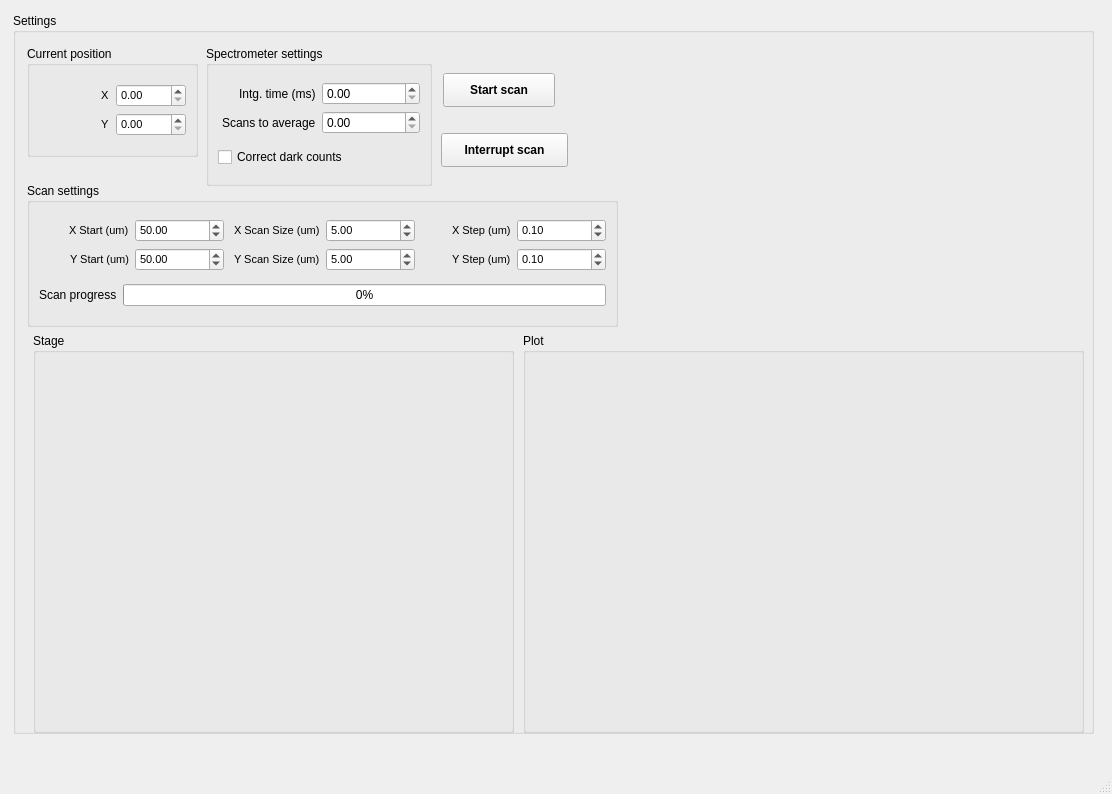
<?xml version="1.0" encoding="UTF-8"?>
<ui version="4.0">
 <class>MainWindow</class>
 <widget class="QMainWindow" name="MainWindow">
  <property name="geometry">
   <rect>
    <x>0</x>
    <y>0</y>
    <width>1112</width>
    <height>794</height>
   </rect>
  </property>
  <property name="sizePolicy">
   <sizepolicy hsizetype="MinimumExpanding" vsizetype="Ignored">
    <horstretch>0</horstretch>
    <verstretch>0</verstretch>
   </sizepolicy>
  </property>
  <property name="minimumSize">
   <size>
    <width>100</width>
    <height>100</height>
   </size>
  </property>
  <property name="windowTitle">
   <string>MainWindow</string>
  </property>
  <widget class="QWidget" name="centralwidget">
   <widget class="QGroupBox" name="groupBox">
    <property name="geometry">
     <rect>
      <x>13</x>
      <y>13</y>
      <width>1081</width>
      <height>721</height>
     </rect>
    </property>
    <property name="title">
     <string>Settings</string>
    </property>
    <property name="flat">
     <bool>true</bool>
    </property>
    <widget class="QGroupBox" name="groupBox_4">
     <property name="geometry">
      <rect>
       <x>14</x>
       <y>33</y>
       <width>171</width>
       <height>111</height>
      </rect>
     </property>
     <property name="title">
      <string>Current position</string>
     </property>
     <layout class="QGridLayout" name="gridLayout_7">
      <item row="0" column="0">
       <layout class="QGridLayout" name="gridLayout_5">
        <item row="0" column="1">
         <widget class="QDoubleSpinBox" name="x_pos_doubleSpinBox">
          <property name="font">
           <font>
            <pointsize>8</pointsize>
           </font>
          </property>
         </widget>
        </item>
        <item row="1" column="1">
         <widget class="QDoubleSpinBox" name="y_pos_doubleSpinBox">
          <property name="font">
           <font>
            <pointsize>8</pointsize>
           </font>
          </property>
         </widget>
        </item>
        <item row="0" column="0" alignment="Qt::AlignRight">
         <widget class="QLabel" name="label">
          <property name="font">
           <font>
            <pointsize>8</pointsize>
           </font>
          </property>
          <property name="text">
           <string>X</string>
          </property>
         </widget>
        </item>
        <item row="1" column="0" alignment="Qt::AlignRight">
         <widget class="QLabel" name="label_2">
          <property name="font">
           <font>
            <pointsize>8</pointsize>
           </font>
          </property>
          <property name="text">
           <string>Y</string>
          </property>
         </widget>
        </item>
       </layout>
      </item>
     </layout>
    </widget>
    <widget class="QGroupBox" name="groupBox_5">
     <property name="geometry">
      <rect>
       <x>193</x>
       <y>33</y>
       <width>226</width>
       <height>140</height>
      </rect>
     </property>
     <property name="title">
      <string>Spectrometer settings</string>
     </property>
     <layout class="QGridLayout" name="gridLayout_8">
      <item row="0" column="0">
       <layout class="QGridLayout" name="gridLayout_9">
        <item row="1" column="1">
         <widget class="QDoubleSpinBox" name="scans_to_avg_spinBox"/>
        </item>
        <item row="0" column="1">
         <widget class="QDoubleSpinBox" name="intg_time_doubleSpinBox"/>
        </item>
        <item row="0" column="0" alignment="Qt::AlignRight">
         <widget class="QLabel" name="label_31">
          <property name="text">
           <string>Intg. time (ms)</string>
          </property>
         </widget>
        </item>
        <item row="1" column="0" alignment="Qt::AlignRight">
         <widget class="QLabel" name="label_30">
          <property name="text">
           <string>Scans to average</string>
          </property>
         </widget>
        </item>
       </layout>
      </item>
      <item row="1" column="0">
       <widget class="QCheckBox" name="correct_dark_counts_checkBox">
        <property name="text">
         <string>Correct dark counts</string>
        </property>
       </widget>
      </item>
     </layout>
    </widget>
    <widget class="QGroupBox" name="groupBox_6">
     <property name="geometry">
      <rect>
       <x>14</x>
       <y>170</y>
       <width>591</width>
       <height>144</height>
      </rect>
     </property>
     <property name="title">
      <string>Scan settings</string>
     </property>
     <layout class="QGridLayout" name="gridLayout_6">
      <item row="0" column="0" colspan="2">
       <layout class="QGridLayout" name="gridLayout_3">
        <item row="0" column="1">
         <widget class="QDoubleSpinBox" name="x_start_doubleSpinBox">
          <property name="font">
           <font>
            <pointsize>8</pointsize>
           </font>
          </property>
          <property name="maximum">
           <double>100.000000000000000</double>
          </property>
          <property name="value">
           <double>50.000000000000000</double>
          </property>
         </widget>
        </item>
        <item row="1" column="1">
         <widget class="QDoubleSpinBox" name="y_start_doubleSpinBox">
          <property name="font">
           <font>
            <pointsize>8</pointsize>
           </font>
          </property>
          <property name="maximum">
           <double>100.000000000000000</double>
          </property>
          <property name="value">
           <double>50.000000000000000</double>
          </property>
         </widget>
        </item>
        <item row="1" column="0" alignment="Qt::AlignRight">
         <widget class="QLabel" name="label_8">
          <property name="font">
           <font>
            <pointsize>8</pointsize>
           </font>
          </property>
          <property name="text">
           <string>Y Start (um)</string>
          </property>
         </widget>
        </item>
        <item row="1" column="2" alignment="Qt::AlignRight">
         <widget class="QLabel" name="label_4">
          <property name="font">
           <font>
            <pointsize>8</pointsize>
           </font>
          </property>
          <property name="text">
           <string>Y Scan Size (um)</string>
          </property>
         </widget>
        </item>
        <item row="1" column="4" alignment="Qt::AlignRight">
         <widget class="QLabel" name="label_7">
          <property name="font">
           <font>
            <pointsize>8</pointsize>
           </font>
          </property>
          <property name="text">
           <string>Y Step (um)</string>
          </property>
         </widget>
        </item>
        <item row="1" column="5">
         <widget class="QDoubleSpinBox" name="y_step_doubleSpinBox">
          <property name="font">
           <font>
            <pointsize>8</pointsize>
           </font>
          </property>
          <property name="value">
           <double>0.100000000000000</double>
          </property>
         </widget>
        </item>
        <item row="0" column="4" alignment="Qt::AlignRight">
         <widget class="QLabel" name="label_6">
          <property name="font">
           <font>
            <pointsize>8</pointsize>
           </font>
          </property>
          <property name="text">
           <string>X Step (um)</string>
          </property>
         </widget>
        </item>
        <item row="0" column="2" alignment="Qt::AlignRight">
         <widget class="QLabel" name="label_5">
          <property name="font">
           <font>
            <pointsize>8</pointsize>
           </font>
          </property>
          <property name="text">
           <string>X Scan Size (um)</string>
          </property>
         </widget>
        </item>
        <item row="0" column="0" alignment="Qt::AlignRight">
         <widget class="QLabel" name="label_9">
          <property name="font">
           <font>
            <pointsize>8</pointsize>
           </font>
          </property>
          <property name="text">
           <string>X Start (um)</string>
          </property>
         </widget>
        </item>
        <item row="0" column="3">
         <widget class="QDoubleSpinBox" name="x_size_doubleSpinBox">
          <property name="font">
           <font>
            <pointsize>8</pointsize>
           </font>
          </property>
          <property name="value">
           <double>5.000000000000000</double>
          </property>
         </widget>
        </item>
        <item row="1" column="3">
         <widget class="QDoubleSpinBox" name="y_size_doubleSpinBox">
          <property name="font">
           <font>
            <pointsize>8</pointsize>
           </font>
          </property>
          <property name="value">
           <double>5.000000000000000</double>
          </property>
         </widget>
        </item>
        <item row="0" column="5">
         <widget class="QDoubleSpinBox" name="x_step_doubleSpinBox">
          <property name="font">
           <font>
            <pointsize>8</pointsize>
           </font>
          </property>
          <property name="singleStep">
           <double>1.000000000000000</double>
          </property>
          <property name="value">
           <double>0.100000000000000</double>
          </property>
         </widget>
        </item>
       </layout>
      </item>
      <item row="1" column="0">
       <widget class="QLabel" name="label_3">
        <property name="text">
         <string>Scan progress</string>
        </property>
       </widget>
      </item>
      <item row="1" column="1">
       <widget class="QProgressBar" name="progressBar">
        <property name="value">
         <number>0</number>
        </property>
       </widget>
      </item>
     </layout>
    </widget>
    <widget class="QPushButton" name="start_scan_pushButton">
     <property name="geometry">
      <rect>
       <x>430</x>
       <y>60</y>
       <width>112</width>
       <height>34</height>
      </rect>
     </property>
     <property name="font">
      <font>
       <weight>75</weight>
       <bold>true</bold>
      </font>
     </property>
     <property name="text">
      <string>Start scan</string>
     </property>
    </widget>
    <widget class="QPushButton" name="interrupt_scan_pushButton">
     <property name="geometry">
      <rect>
       <x>428</x>
       <y>120</y>
       <width>127</width>
       <height>34</height>
      </rect>
     </property>
     <property name="font">
      <font>
       <weight>75</weight>
       <bold>true</bold>
      </font>
     </property>
     <property name="text">
      <string>Interrupt scan</string>
     </property>
    </widget>
    <widget class="QGroupBox" name="plot_groupBox">
     <property name="geometry">
      <rect>
       <x>510</x>
       <y>320</y>
       <width>561</width>
       <height>400</height>
      </rect>
     </property>
     <property name="title">
      <string>Plot</string>
     </property>
     <layout class="QGridLayout" name="gridLayout_4"/>
    </widget>
    <widget class="QGroupBox" name="stage_groupBox">
     <property name="geometry">
      <rect>
       <x>20</x>
       <y>320</y>
       <width>481</width>
       <height>400</height>
      </rect>
     </property>
     <property name="title">
      <string>Stage</string>
     </property>
     <layout class="QGridLayout" name="gridLayout_2"/>
    </widget>
   </widget>
  </widget>
  <widget class="QMenuBar" name="menubar">
   <property name="geometry">
    <rect>
     <x>0</x>
     <y>0</y>
     <width>1112</width>
     <height>31</height>
    </rect>
   </property>
  </widget>
  <widget class="QStatusBar" name="statusbar"/>
 </widget>
 <tabstops>
  <tabstop>intg_time_doubleSpinBox</tabstop>
  <tabstop>scans_to_avg_spinBox</tabstop>
  <tabstop>correct_dark_counts_checkBox</tabstop>
  <tabstop>x_start_doubleSpinBox</tabstop>
  <tabstop>y_start_doubleSpinBox</tabstop>
  <tabstop>x_size_doubleSpinBox</tabstop>
  <tabstop>y_size_doubleSpinBox</tabstop>
  <tabstop>x_step_doubleSpinBox</tabstop>
  <tabstop>y_step_doubleSpinBox</tabstop>
  <tabstop>start_scan_pushButton</tabstop>
 </tabstops>
 <resources/>
 <connections/>
</ui>
